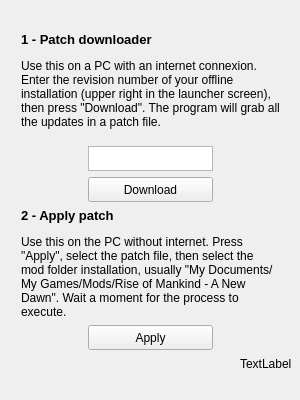
<?xml version="1.0" encoding="UTF-8"?>
<ui version="4.0">
 <class>w_main</class>
 <widget class="QMainWindow" name="w_main">
  <property name="geometry">
   <rect>
    <x>0</x>
    <y>0</y>
    <width>300</width>
    <height>400</height>
   </rect>
  </property>
  <property name="sizePolicy">
   <sizepolicy hsizetype="Fixed" vsizetype="Fixed">
    <horstretch>0</horstretch>
    <verstretch>0</verstretch>
   </sizepolicy>
  </property>
  <property name="minimumSize">
   <size>
    <width>300</width>
    <height>400</height>
   </size>
  </property>
  <property name="maximumSize">
   <size>
    <width>300</width>
    <height>400</height>
   </size>
  </property>
  <property name="windowTitle">
   <string notr="true">AND Offline updater</string>
  </property>
  <widget class="QWidget" name="centralWidget">
   <widget class="QWidget" name="verticalLayoutWidget">
    <property name="geometry">
     <rect>
      <x>10</x>
      <y>10</y>
      <width>281</width>
      <height>351</height>
     </rect>
    </property>
    <layout class="QVBoxLayout" name="verticalLayout">
     <property name="sizeConstraint">
      <enum>QLayout::SetMinAndMaxSize</enum>
     </property>
     <item>
      <widget class="QLabel" name="label">
       <property name="sizePolicy">
        <sizepolicy hsizetype="Preferred" vsizetype="MinimumExpanding">
         <horstretch>0</horstretch>
         <verstretch>0</verstretch>
        </sizepolicy>
       </property>
       <property name="maximumSize">
        <size>
         <width>300</width>
         <height>16777215</height>
        </size>
       </property>
       <property name="text">
        <string>&lt;html&gt;&lt;head/&gt;&lt;body&gt;&lt;p&gt;&lt;span style=&quot; font-size:10pt; font-weight:600;&quot;&gt;1 - Patch downloader&lt;/span&gt;&lt;/p&gt;&lt;p&gt;&lt;span style=&quot; font-size:9pt;&quot;&gt;Use this on a PC with an internet connexion. Enter the revision number of your offline installation (upper right in the launcher screen), then press &amp;quot;Download&amp;quot;. The program will grab all the updates in a patch file.&lt;/span&gt;&lt;/p&gt;&lt;/body&gt;&lt;/html&gt;</string>
       </property>
       <property name="scaledContents">
        <bool>true</bool>
       </property>
       <property name="wordWrap">
        <bool>true</bool>
       </property>
       <property name="indent">
        <number>-1</number>
       </property>
      </widget>
     </item>
     <item alignment="Qt::AlignHCenter">
      <widget class="QTextEdit" name="text_rev">
       <property name="sizePolicy">
        <sizepolicy hsizetype="Expanding" vsizetype="Fixed">
         <horstretch>0</horstretch>
         <verstretch>0</verstretch>
        </sizepolicy>
       </property>
       <property name="minimumSize">
        <size>
         <width>125</width>
         <height>25</height>
        </size>
       </property>
       <property name="maximumSize">
        <size>
         <width>125</width>
         <height>25</height>
        </size>
       </property>
       <property name="verticalScrollBarPolicy">
        <enum>Qt::ScrollBarAlwaysOff</enum>
       </property>
       <property name="horizontalScrollBarPolicy">
        <enum>Qt::ScrollBarAlwaysOff</enum>
       </property>
       <property name="lineWrapMode">
        <enum>QTextEdit::NoWrap</enum>
       </property>
       <property name="tabStopWidth">
        <number>5000</number>
       </property>
       <property name="acceptRichText">
        <bool>false</bool>
       </property>
      </widget>
     </item>
     <item alignment="Qt::AlignHCenter">
      <widget class="QPushButton" name="bt_download">
       <property name="minimumSize">
        <size>
         <width>125</width>
         <height>25</height>
        </size>
       </property>
       <property name="maximumSize">
        <size>
         <width>125</width>
         <height>25</height>
        </size>
       </property>
       <property name="text">
        <string>Download</string>
       </property>
      </widget>
     </item>
     <item>
      <widget class="QLabel" name="label_2">
       <property name="text">
        <string>&lt;html&gt;&lt;head/&gt;&lt;body&gt;&lt;p&gt;&lt;span style=&quot; font-size:10pt; font-weight:600;&quot;&gt;2 - Apply patch&lt;/span&gt;&lt;/p&gt;&lt;p&gt;&lt;span style=&quot; font-size:9pt;&quot;&gt;Use this on the PC without internet. Press &amp;quot;Apply&amp;quot;, select the patch file, then select the mod folder installation, usually &amp;quot;My Documents/My Games/Mods/Rise of Mankind - A New Dawn&amp;quot;. Wait a moment for the process to execute.&lt;/span&gt;&lt;/p&gt;&lt;/body&gt;&lt;/html&gt;</string>
       </property>
       <property name="wordWrap">
        <bool>true</bool>
       </property>
      </widget>
     </item>
     <item alignment="Qt::AlignHCenter">
      <widget class="QPushButton" name="bt_apply">
       <property name="minimumSize">
        <size>
         <width>125</width>
         <height>25</height>
        </size>
       </property>
       <property name="maximumSize">
        <size>
         <width>125</width>
         <height>25</height>
        </size>
       </property>
       <property name="text">
        <string>Apply</string>
       </property>
      </widget>
     </item>
    </layout>
   </widget>
   <widget class="QLabel" name="lb_version">
    <property name="geometry">
     <rect>
      <x>240</x>
      <y>356</y>
      <width>51</width>
      <height>16</height>
     </rect>
    </property>
    <property name="text">
     <string notr="true">TextLabel</string>
    </property>
   </widget>
  </widget>
  <widget class="QMenuBar" name="menuBar">
   <property name="geometry">
    <rect>
     <x>0</x>
     <y>0</y>
     <width>300</width>
     <height>21</height>
    </rect>
   </property>
  </widget>
 </widget>
 <layoutdefault spacing="6" margin="11"/>
 <resources/>
 <connections/>
</ui>
